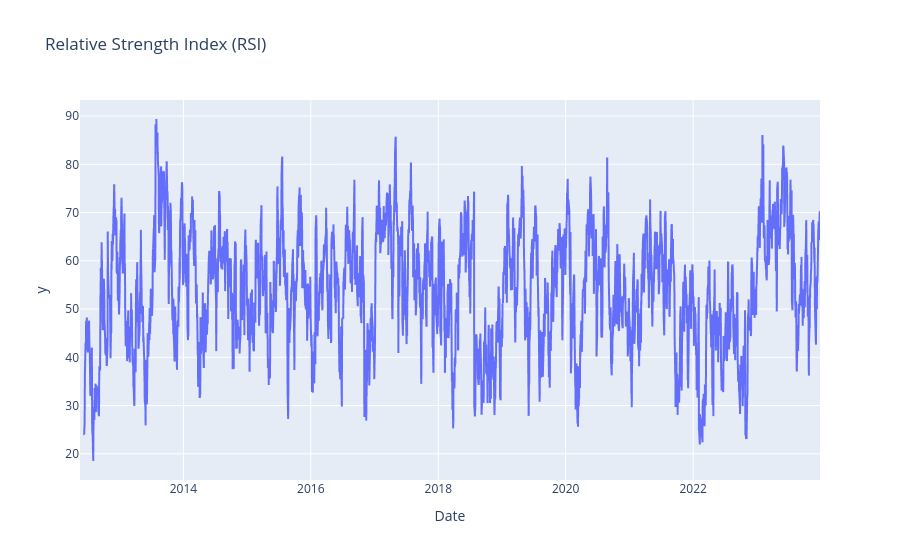

This figure's notebook cell:
### Code cell
plotter.plot_rsi(data)

### Figure 1 — Plotly figure (JSON) as saved in the notebook; plotly's stock layout.template omitted (floating-point values rounded to 4 significant figures; data arrays with more than 128 entries replaced by an {"elided": "..."} marker saying what was removed)
{"data": [{"hovertemplate": "Date=%{x}<br>y=%{y}<extra></extra>", "legendgroup": "", "line": {"color": "#636efa", "dash": "solid"}, "marker": {"symbol": "circle"}, "mode": "lines", "name": "", "showlegend": false, "type": "scattergl", "x": {"elided": "2923 str values"}, "xaxis": "x", "y": {"elided": "2923 float values"}, "yaxis": "y"}], "layout": {"legend": {"tracegroupgap": 0}, "title": {"text": "Relative Strength Index (RSI)"}, "xaxis": {"anchor": "y", "domain": [0, 1], "title": {"text": "Date"}}, "yaxis": {"anchor": "x", "domain": [0, 1], "title": {"text": "y"}}}}
